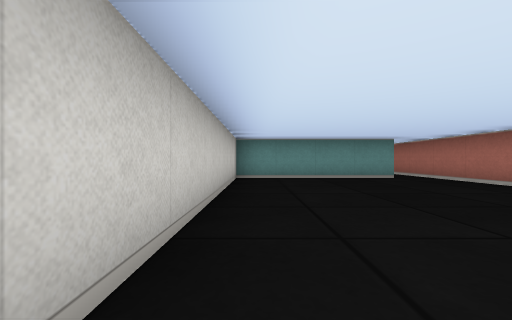
view 1 (above)

19 first-person views from a walk through a cub3D ray-caster map. The camera is about half as high as the walls, looks level and sees 90° across. The floor is counted in squares. Each view is taken from the middle of a square. On the plan, view 1 faces up. The plan holds only what a view shows up to about 9 squares ahead; the rest is blank.

view 2
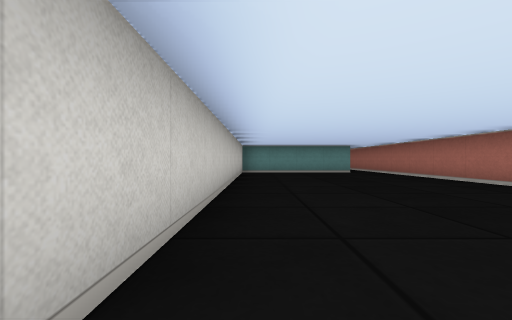

view 3
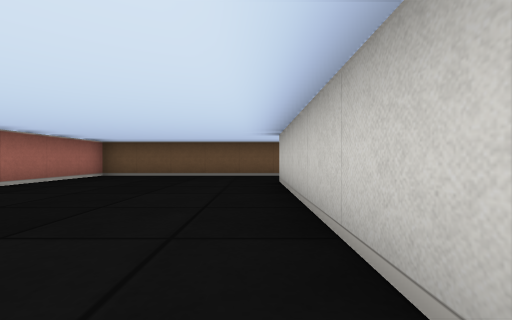

view 4
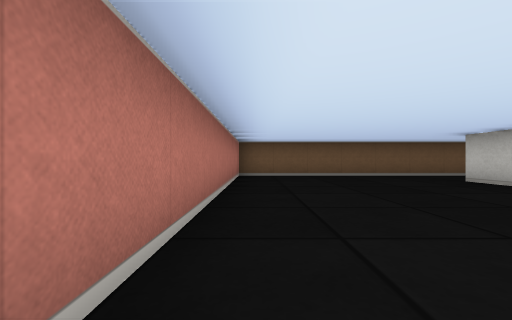

view 5
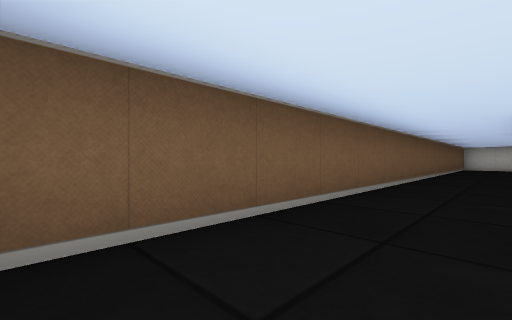

view 6
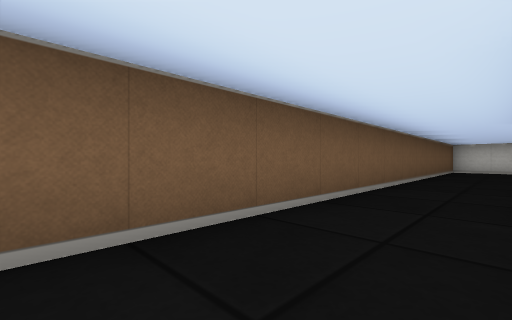

view 7
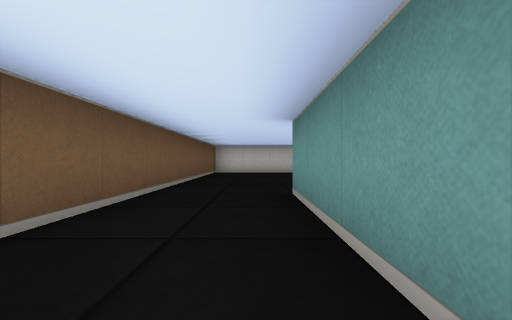

view 8
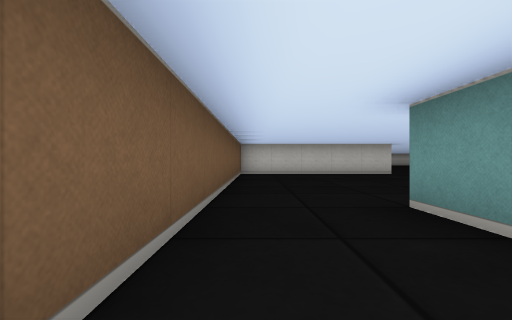

view 9
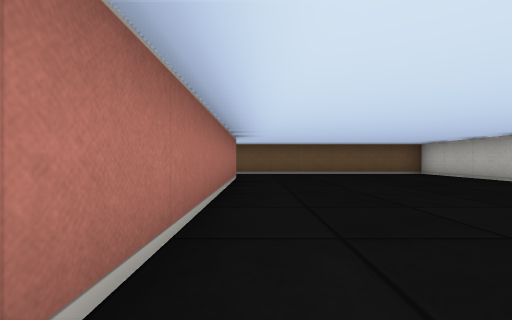

view 10
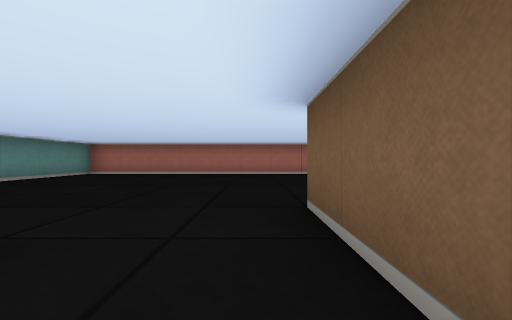

view 11
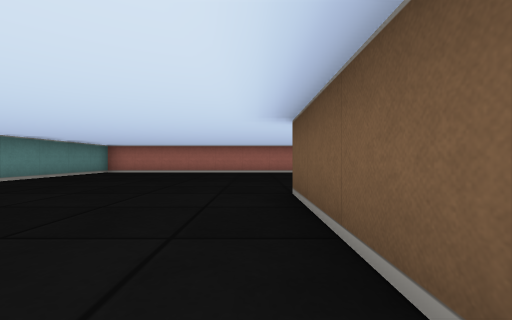

view 12
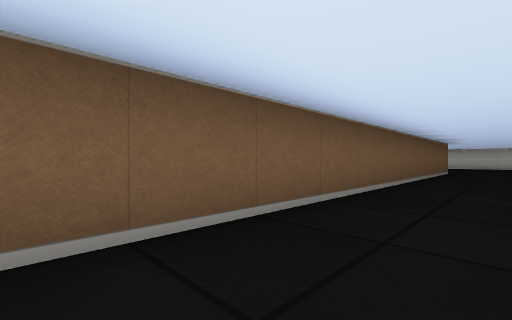

view 13
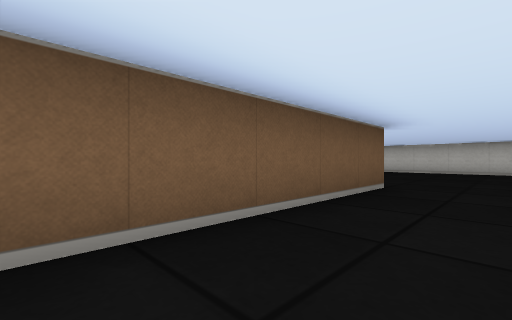

view 14
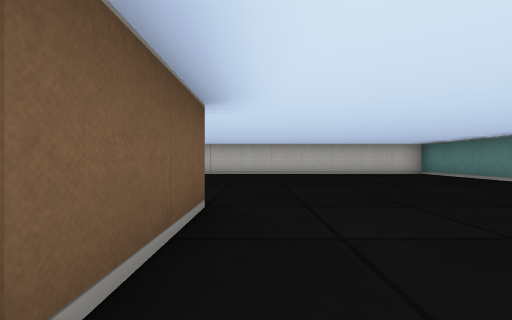

view 15
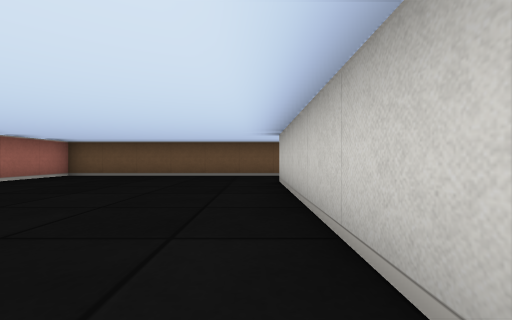

view 16
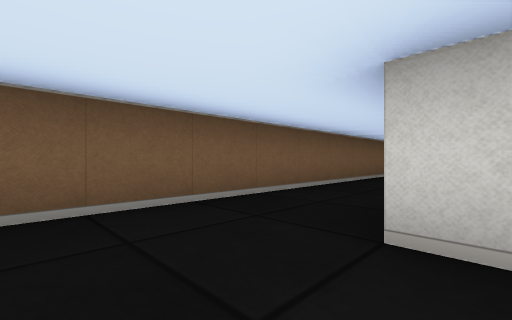

view 17
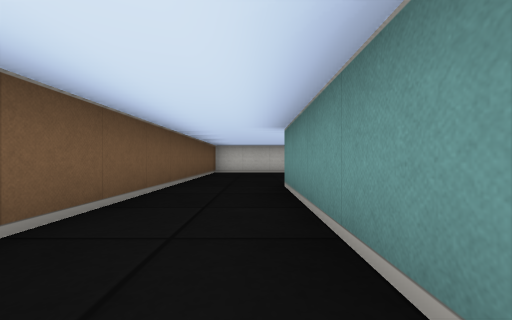

view 18
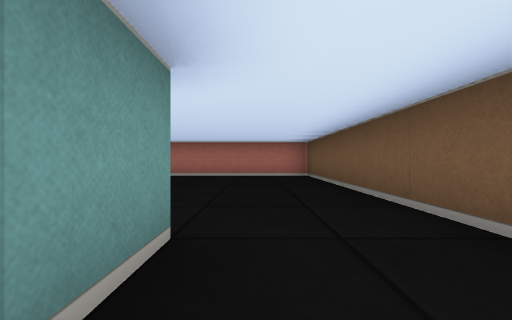

view 19
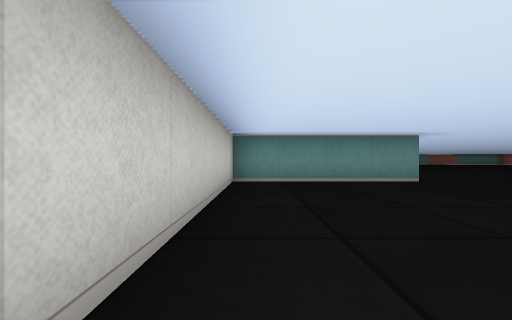

### Floor plan
Points are (right, up) in squares from view 1. A wall is a line through its corners. A room is listed if a view was taken in it or the views show most of it. See-through windows are left out.
Room 1 (views 1, 2, 3, 4, 5, 6, 7, 8)
walls: (-1.5, -2.5) (-4.5, -2.5); (3.5, 6.5) (-0.5, 6.5) (-0.5, -2.5); (-5.5, -4.5) (4.5, -4.5) (4.5, 6.4)
ways out: opening at (-4.5, -3.5) to room 2; opening at (4, 7)
Room 2 (views 9, 10, 11, 12, 13, 14, 15, 16, 17, 18, 19)
walls: (-23.5, 6.5) (-27.5, 6.5) (-27.5, -2.5) (-31.5, -2.5); (-21.5, 0.5) (-10.5, 0.5) (-10.5, -4.5) (-5.5, -4.5); (-4.5, -2.5) (-4.5, 6.5) (-8.5, 6.5); (-32.5, -4.5) (-21.5, -4.5) (-21.5, -0.5)
ways out: opening at (-4.5, -3.5) to room 1; opening at (-32, -3.5)

Where each view was taken, in squares from view 1:
view 1: 0 up, 0 right, facing up
view 2: 3 down, 0 right, facing up
view 3: 3 up, 0 right, facing down
view 4: 3 up, 4 right, facing down
view 5: 3 down, 4 right, facing down-left
view 6: 3 down, 1 right, facing down-left
view 7: 3 down, 1 left, facing left
view 8: 4 down, 2 left, facing left
view 9: 4 up, 5 left, facing down
view 10: 1 up, 13 left, facing right
view 11: 1 up, 14 left, facing right
view 12: 2 up, 11 left, facing down-left
view 13: 2 up, 17 left, facing down-left
view 14: 1 up, 19 left, facing left
view 15: 3 up, 27 left, facing down
view 16: 2 down, 26 left, facing down-left
view 17: 3 down, 27 left, facing left
view 18: 3 down, 29 left, facing right
view 19: 1 up, 27 left, facing up
